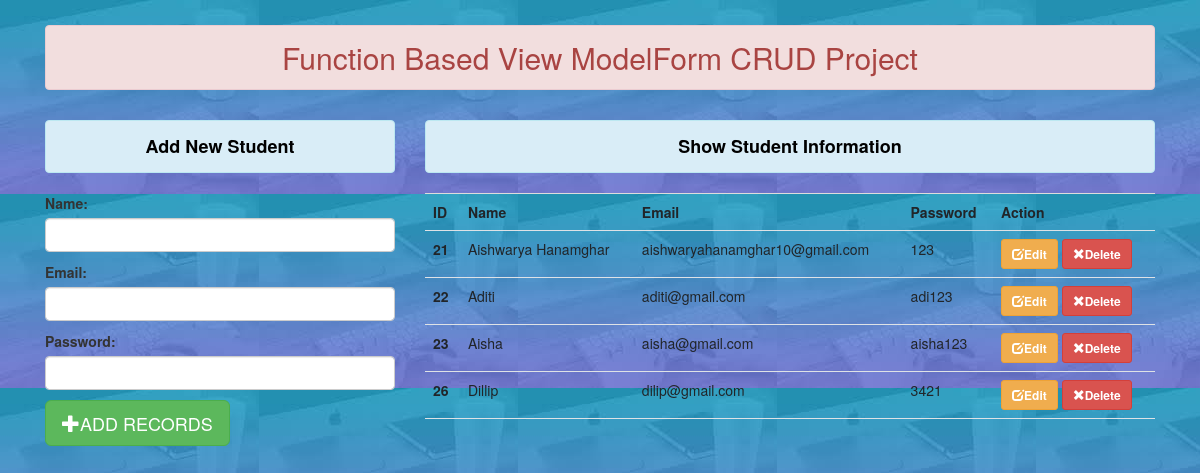
The page / on the database its author committed.
### crud_app/models.py (models this page shows)
class User(models.Model):
    name=models.CharField(max_length=70)
    email=models.EmailField(max_length=100)
    password=models.CharField(max_length=100)

### crud_app/views.py (the view)
# urls.py: path('',views.add_show, name="add&show"),
def add_show(request):
    if request.method=='POST':
        fm=StudentRegistration(request.POST)
        if fm.is_valid():
           nm=fm.cleaned_data['name']
           em=fm.cleaned_data['email']
           pw=fm.cleaned_data['password']
           reg=User(name=nm, email=em, password=pw)  # it save the data in db
           reg.save()
           fm=StudentRegistration()   # by using this form will cleaned after save
    else:
        fm=StudentRegistration()
    stud=User.objects.all()    # it show the all data on frontend
    return render(request,'add&show.html',{'form':fm, 'stu':stud})

### crud_app/forms.py
class StudentRegistration(forms.ModelForm):
    class Meta:
        model=User
        fields=['name','email','password']
        widgets={
            'name':forms.TextInput(attrs={'class':'form-control'}),
            'email':forms.EmailInput(attrs={'class':'form-control'}),
            'password':forms.PasswordInput(render_value=True, attrs={'class':'form-control'}),
        }

### templates/add&show.html (shortened to what this page needs)
{% extends 'base.html' %}
{% block content%}
<div class="row">
  <div class="col-sm-4">
    <h4 class="text-center alert alert-info" style="color:black"><b>Add New Student</b></h4>
    <form action="" method="POST">
      {% csrf_token %} {{form.as_p}}
      <button type="submit" class="btn btn-success btn-lg"><span class="glyphicon glyphicon-plus"></span>ADD RECORDS
      </button>
    </form>
  </div>
  <div class="col-sm-8">
    <h4 class="text-center alert alert-info" style="color:black"><b>Show Student Information</b></h4>
    {% if stu %}
    <table class="table table-hover">
      <tr>
        <th scope="col">ID</th>
        <th scope="col">Name</th>
        <th scope="col">Email</th>
        <th scope="col">Password</th>
        <th scope="col">Action</th>
      </tr>
      {% for st in stu %}
      <tr>
        <th scope="row">{{st.id}}</html>
        <td>{{st.name}}</td>
        <td>{{st.email}}</td>
        <td>{{st.password}}</td>
        <td>
            <a href="{% url 'updatedata' st.id %}" class="btn btn-warning btn-sm"><span class="glyphicon glyphicon-edit"></span><b>Edit</b></a>
            <form action="{% url 'deletedata' st.id %}" method="POST" class="d-inline">
                <button type="submit" class="btn btn-danger btn-sm"><span class="glyphicon glyphicon-remove"></span><b>Delete</b>
                </button>
            </form>
        </td>
      </tr>
      {% endfor %}
    {% else %}
    <h4 class="text-center alert alert-warning">No Records</h4>
    {% endif %}
{% endblock content%}

### templates/base.html (shortened to what this page needs)
<!DOCTYPE html>
<html lang="en">
<head>
    {% load static %}
    <link rel="stylesheet" href="{% static 'css/new.css' %}">
    <link rel="stylesheet" href="{% static 'css/bootstrap.min.css' %}">
    <link rel="stylesheet" href="https://maxcdn.bootstrapcdn.com/bootstrap/3.4.1/css/bootstrap.min.css">
</head>
<body style="background-image:url('{% static 'css/form.jpg' %}')">
    <div class="container mt-2">
        <h2 class="text-center alert alert-danger">Function Based View ModelForm CRUD Project</h2>
        {% block content %}
        {% endblock content %}
</body>
</html>

### rows shown on the page
User: id "21", name "Aishwarya Hanamghar", email "aishwaryahanamghar10@gmail.com", password "123"
User: id "22", name "Aditi", email "aditi@gmail.com", password "adi123"
User: id "23", name "Aisha", email "aisha@gmail.com", password "aisha123"
User: id "26", name "Dillip", email "dilip@gmail.com", password "3421"
